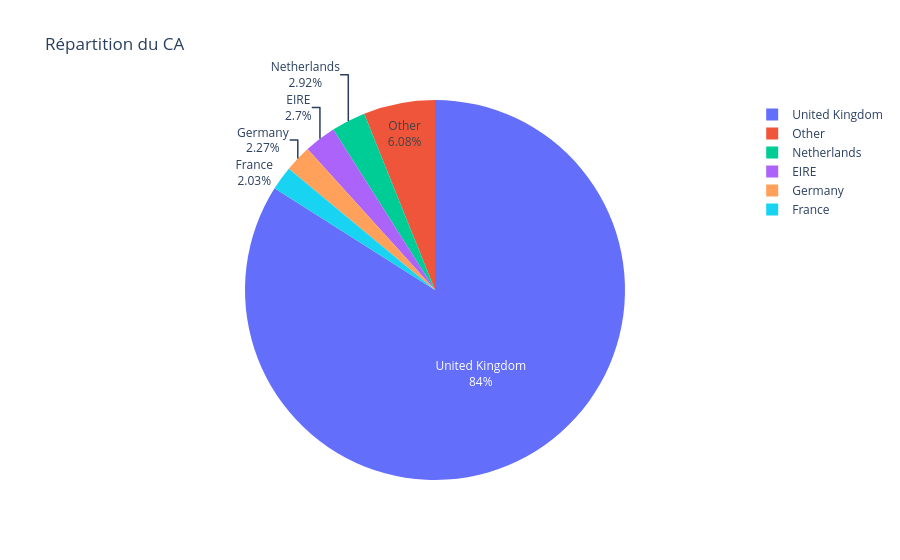

Source (notebook cell):
### Code cell
# CA par pays
CA_pays = data.groupby("Country")["Price"].sum().reset_index()

# Pourcentage
CA_pays["Pourcentage"] = 100 * CA_pays["Price"] / CA_pays["Price"].sum()

# Pays avec plus de 2%
CA_major = CA_pays[CA_pays["Pourcentage"] > 2].copy()

# Somme de ceux ≤ 2%
autre_value = CA_pays[CA_pays["Pourcentage"] <= 2]["Price"].sum()
autre_pct = CA_pays[CA_pays["Pourcentage"] <= 2]["Pourcentage"].sum()
# Ajouter une ligne pour "Other"
CA_major.loc[len(CA_major)] = ["Other", autre_value, autre_pct]

fig_ca_pays = px.pie(
    CA_major,
    names="Country",
    values="Pourcentage",   # ou "Price"
    title="Répartition du CA"
)

fig_ca_pays.update_traces(textinfo="label+percent")
fig_ca_pays.show()

### Figure 1 — Plotly figure (JSON) as saved in the notebook; plotly's stock layout.template omitted (floating-point values rounded to 4 significant figures)
{"data": [{"domain": {"x": [0, 1], "y": [0, 1]}, "hovertemplate": "Country=%{label}<br>Pourcentage=%{value}<extra></extra>", "labels": ["EIRE", "France", "Germany", "Netherlands", "United Kingdom", "Other"], "legendgroup": "", "name": "", "showlegend": true, "textinfo": "label+percent", "type": "pie", "values": [2.701, 2.025, 2.274, 2.92, 84.0, 6.082]}], "layout": {"autosize": true, "legend": {"tracegroupgap": 0}, "title": {"text": "Répartition du CA"}}}
